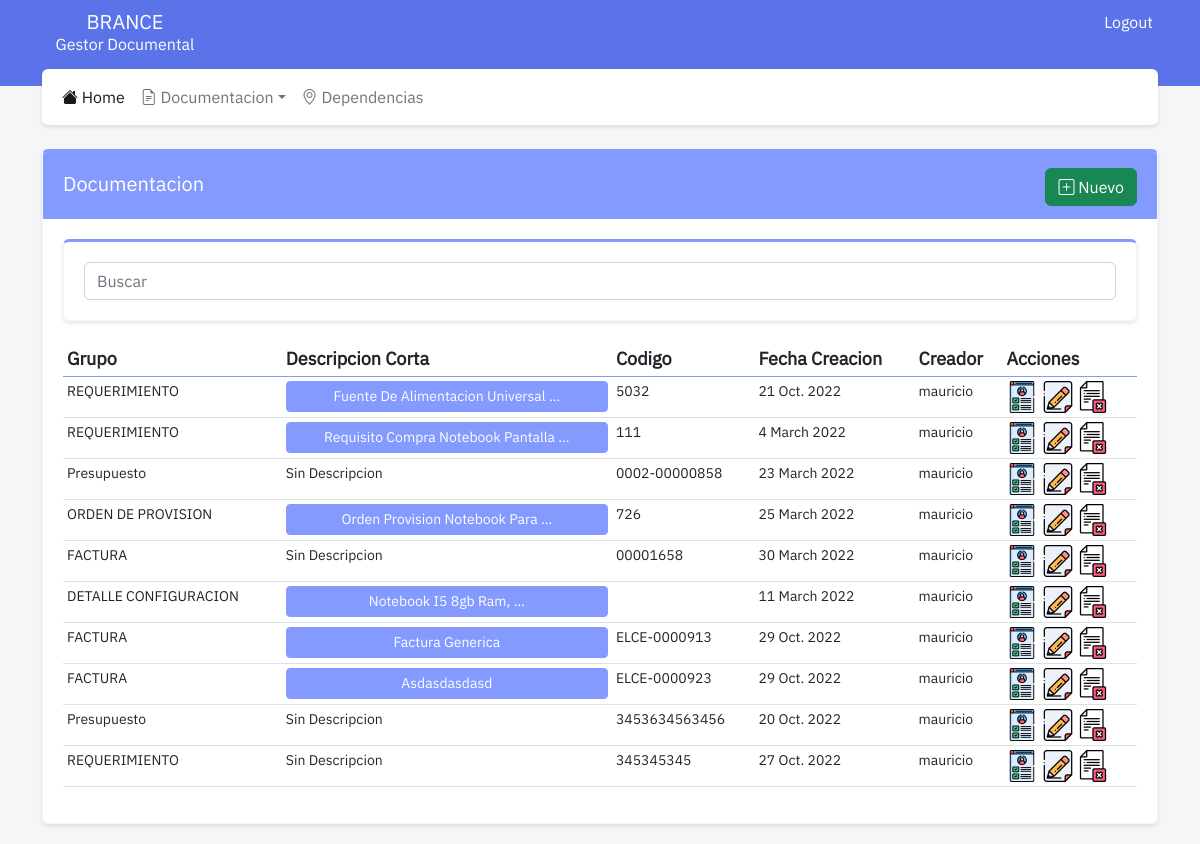
Page / (signed in) on the earlier database version.
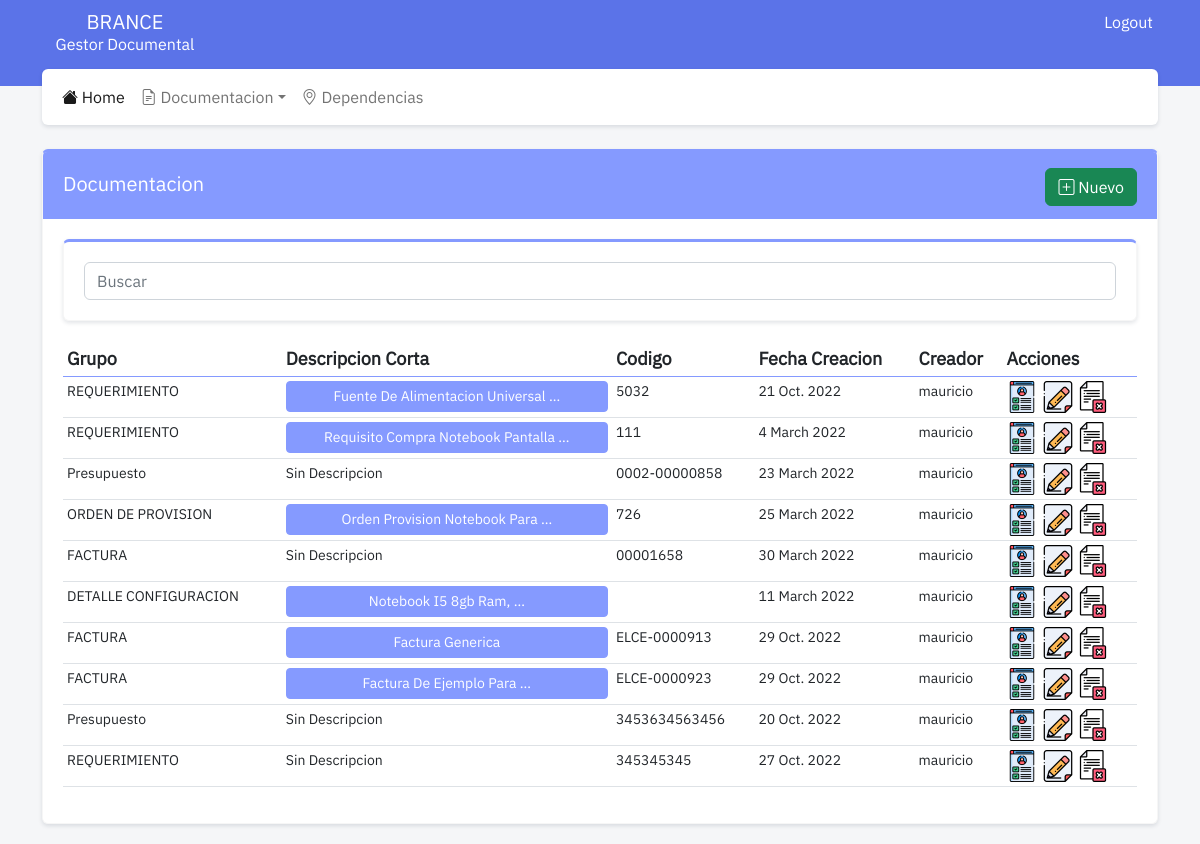
Same page on the later database version.
### documentacion/models.py (models this page shows, shortened)
class Documento(models.Model):
    usuario = models.ForeignKey(User, on_delete=models.RESTRICT, related_name="usuario_documento")
    estado = models.ForeignKey(Estado, on_delete=models.RESTRICT, related_name="estado_documento")
    fecha = models.DateField("Fecha", auto_now=False, auto_now_add=False)
    codigo = models.CharField("Codigo", max_length= 50, blank=True)
    grupo = models.ForeignKey(Grupo, on_delete=models.RESTRICT, related_name="grupo_documento")
    descripcion = models.TextField("Descripcion", blank=True)
    iniciador = models.ForeignKey(Dependencia, on_delete=models.RESTRICT, related_name="iniciador_documento")
    destino = models.ForeignKey(Dependencia, on_delete=models.RESTRICT, related_name="destino_documento")
    observaciones = models.TextField("Observaciones", blank=True)
    tags = models.TextField("TAGS", blank=True)
    documento = models.FileField('Documento', upload_to ="documentos/", null=False, blank=False, validators=[FileExtensionValidator(['pdf', 'jpg', 'png', 'doc', 'docx', 'xlsx'])])

class Grupo(models.Model):
    grupo = models.CharField("Grupo", max_length = 80)
    def __str__(self):
        return self.grupo

### documentacion/views.py (the view)
# urls.py: path('', views.index, name="dependencias_index"),
@login_required
def index(request):
    if request.method == 'POST':
        query = request.POST['query']
        documentos = Documento.objects.filter( Q(estado__estado__icontains = query) | Q(fecha__icontains = query) | Q(codigo__icontains = query) | Q(grupo__grupo__icontains = query) | Q(iniciador__nombre__icontains = query) | Q(destino__nombre__icontains = query) | Q(tags__icontains = query) )[:10]
    else:
        documentos = Documento.objects.all()[:10]
    context = {
        'documentos': documentos
    }
    return render(request, 'documentacion_index.html', context)

### documentacion/templates/documentacion_index.html (shortened to what this page needs)
{% extends 'base.html' %}
{% load static %}
{% block content %}
<div class="card">
    <div class="card-header header-tematico">
        <div class="float-start">
            <h4 class="card-header-title">Documentacion</h4>
        </div>
        <div class="float-end">
            <a href="{% url 'documentacion_create' %}" style="margin-top: 4px;" class="btn btn-success"><i class="bi bi-plus-square"></i> Nuevo</a>
        </div>
    </div>
    <div class="card-body">
        <div class="card">
            <div class="card-body">
                <form action="#" method="POST">
                    <input name="query" class="form-control" placeholder="Buscar" autofocus="autofocus">
                </form>
            </div>
        </div>
        <div class="table-responsive-md">
            <table class="table table-sm table-hover ">
                <thead>
                    <tr>
                        <th>Grupo</th>
                        <th>Descripcion Corta</th>
                        <th>Codigo</th>
                        <th>Fecha Creacion</th>
                        <th>Creador</th>
                        <th>Acciones</th>
                    </tr>
                </thead>
                <tbody>
                    {% for documento in documentos %}
                    <tr>
                        <td>{{documento.grupo}}</td>
                        {% if documento.descripcion %}
                        <td>
                            <a style="width: 100%;" class="btn btn-primary btn-sm btn-descripcion" type="button" data-bs-container="body" data-bs-toggle="popover" data-bs-placement="top" data-bs-content="{{documento.descripcion}}">
                                {{documento.descripcion|lower|title|truncatewords:4}}
                            </a>
                        </td>
                        {% else %}
                        <td>Sin Descripcion</td>
                        {% endif %}
                        <td>{{documento.codigo}}</td>
                        <td>{{documento.fecha}}</td>
                        <td>{{documento.usuario}}</td>
                        <td><a href="{% url 'documentacion_show' documento.id %}"><img src="static/assets/iconos/show.png" width="32" height="32"></a>
                            <a href="{% url 'documentacion_update' documento.id %}"><img src="static/assets/iconos/edit.png" width="32" height="32"></a>
                            <a href="{% url 'documentacion_delete' documento.id %}"><img src="static/assets/iconos/delete.png" width="32" height="32"></a></td>
                    </tr>
                    {% endfor %}
                </tbody>
            </table>
        </div>
    </div>
</div>
{% endblock content %}

Differences in the rows shown:
changed Documento "ELCE-0000923": descripcion "Asdasdasdasd" → "Factura De Ejemplo Para …"
